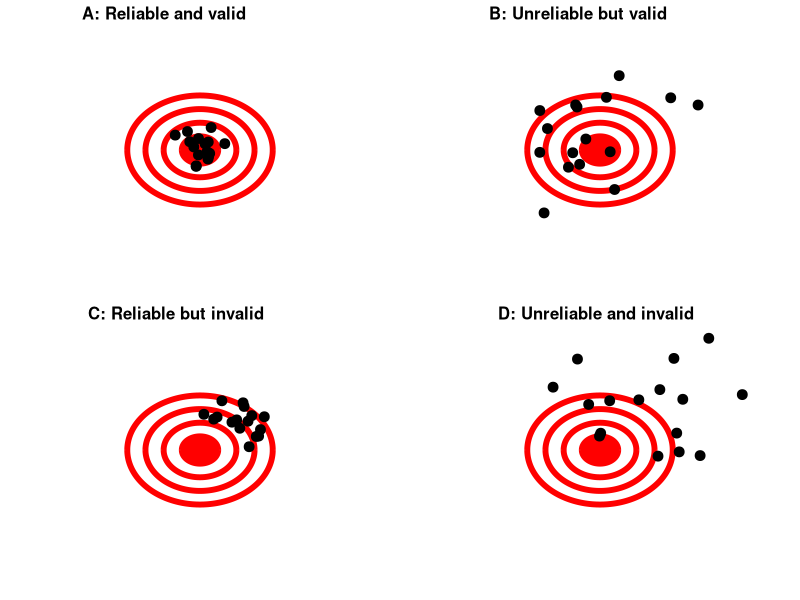

Generate this figure with R:
## ---- chunk 1
library(tidyverse)
library(cowplot)
## ---- chunk 2
# create table showing frequency of responses to question about why students
# are taking statistics class

classData=data.frame(why=c("Satisface un requisito de mi plan de estudios",
                           "Satisface un requisito de General Education Breadth",
                           "No es requisito, pero estoy interesadx en el tema",
                           "Otros"),
                     nResponses=c(105,32,11,4))

knitr::kable(
  classData, booktabs = TRUE,
  caption = 'Conteos de la prevalencia de diferentes respuestas a la pregunta "¿Por qué estás tomando esta clase"',
  col.names=c('¿Por qué estás tomando esta clase?',"Número de estudiantes")
)
## ---- chunk 3
# Figure inspired by https://commons.wikimedia.org/wiki/File:Reliability_and_validity.svg

# from https://stackoverflow.com/questions/6862742/draw-a-circle-with-ggplot2

set.seed(12345)
gg_circle <- function(r, xc, yc, color="black", fill=NA, ...) {
    x <- xc + r*cos(seq(0, pi, length.out=100))
    ymax <- yc + r*sin(seq(0, pi, length.out=100))
    ymin <- yc + r*sin(seq(0, -pi, length.out=100))
    annotate("ribbon", x=x, ymin=ymin, ymax=ymax, color=color, fill=fill, ...)
}


npoints <- 16
rel_mult <- 0.75
unrel_mult <- 2.5

plotDf <- tibble(
  X_RelVal = rnorm(npoints)*rel_mult,
  Y_RelVal = rnorm(npoints)*rel_mult,
  X_RelInval = rnorm(npoints)*rel_mult+2,
  Y_RelInval = rnorm(npoints)*rel_mult+2,
  X_UnrelInval = rnorm(npoints)*unrel_mult+2,
  Y_UnrelInval = rnorm(npoints)*unrel_mult+2,
  X_UnrelVal = rnorm(npoints)*unrel_mult,
  Y_UnrelVal = rnorm(npoints)*unrel_mult
)

pointsize <- 3
linesize=2
p1=ggplot(plotDf,aes(X_RelVal,Y_RelVal)) +
  gg_circle(r=4, xc=0.0, yc=0.0,size=linesize,color='red') + 
  gg_circle(r=3, xc=0.0, yc=0.0,size=linesize,color='red') + 
  gg_circle(r=2, xc=0.0, yc=0.0,size=linesize,color='red') + 
  gg_circle(r=1, xc=0.0, yc=0.0,size=linesize,color='red',fill='red') + 
  geom_point(size=pointsize) + 
  xlim(-10,10) + ylim(-10,10) + 
  theme_void()

p2=ggplot(plotDf,aes(X_UnrelVal,Y_UnrelVal)) +
  gg_circle(r=4, xc=0.0, yc=0.0,size=linesize,color='red') + 
  gg_circle(r=3, xc=0.0, yc=0.0,size=linesize,color='red') + 
  gg_circle(r=2, xc=0.0, yc=0.0,size=linesize,color='red') + 
  gg_circle(r=1, xc=0.0, yc=0.0,size=linesize,color='red',fill='red') +
  geom_point(size=pointsize) + 
  xlim(-10,10) + ylim(-10,10) + 
  theme_void() 

p3=ggplot(plotDf,aes(X_RelInval,Y_RelInval)) +
  gg_circle(r=4, xc=0.0, yc=0.0,size=linesize,color='red') + 
  gg_circle(r=3, xc=0.0, yc=0.0,size=linesize,color='red') + 
  gg_circle(r=2, xc=0.0, yc=0.0,size=linesize,color='red') + 
  gg_circle(r=1, xc=0.0, yc=0.0,size=linesize,color='red',fill='red') + 
  geom_point(size=pointsize) + 
  xlim(-10,10) + ylim(-10,10) + 
  theme_void() 

p4=ggplot(plotDf,aes(X_UnrelInval,Y_UnrelInval)) +
  gg_circle(r=4, xc=0.0, yc=0.0,size=linesize,color='red') + 
  gg_circle(r=3, xc=0.0, yc=0.0,size=linesize,color='red') + 
  gg_circle(r=2, xc=0.0, yc=0.0,size=linesize,color='red') + 
  gg_circle(r=1, xc=0.0, yc=0.0,size=linesize,color='red',fill='red') + 
  geom_point(size=pointsize) + 
  xlim(-10,10) + ylim(-10,10) + 
  theme_void() 

plot_grid(p1,p2,p3,p4,ncol=2,label_size=12,
          labels=c('A: Reliable and valid',
                   'B: Unreliable but valid',
                   'C: Reliable but invalid',
                   'D: Unreliable and invalid'))


## ---- chunk 4

measTypes=data.frame(equal=c('OK','OK','OK','OK'),
                     gtlt=c('','OK','OK','OK'),
                     addsub=c('','','OK','OK'),
                     multdiv=c('','','','OK'),
                     row.names=c('Nominal','Ordinal','Intervalo','Razón'))
knitr::kable(
  measTypes, booktabs = TRUE,
  caption = 'Diferentes escalas de medición admiten diferentes tipos de operaciones numéricas.',
  col.names=c("Igual/No igual",">/<", "+/-", "Multiplicar/dividir")
)


